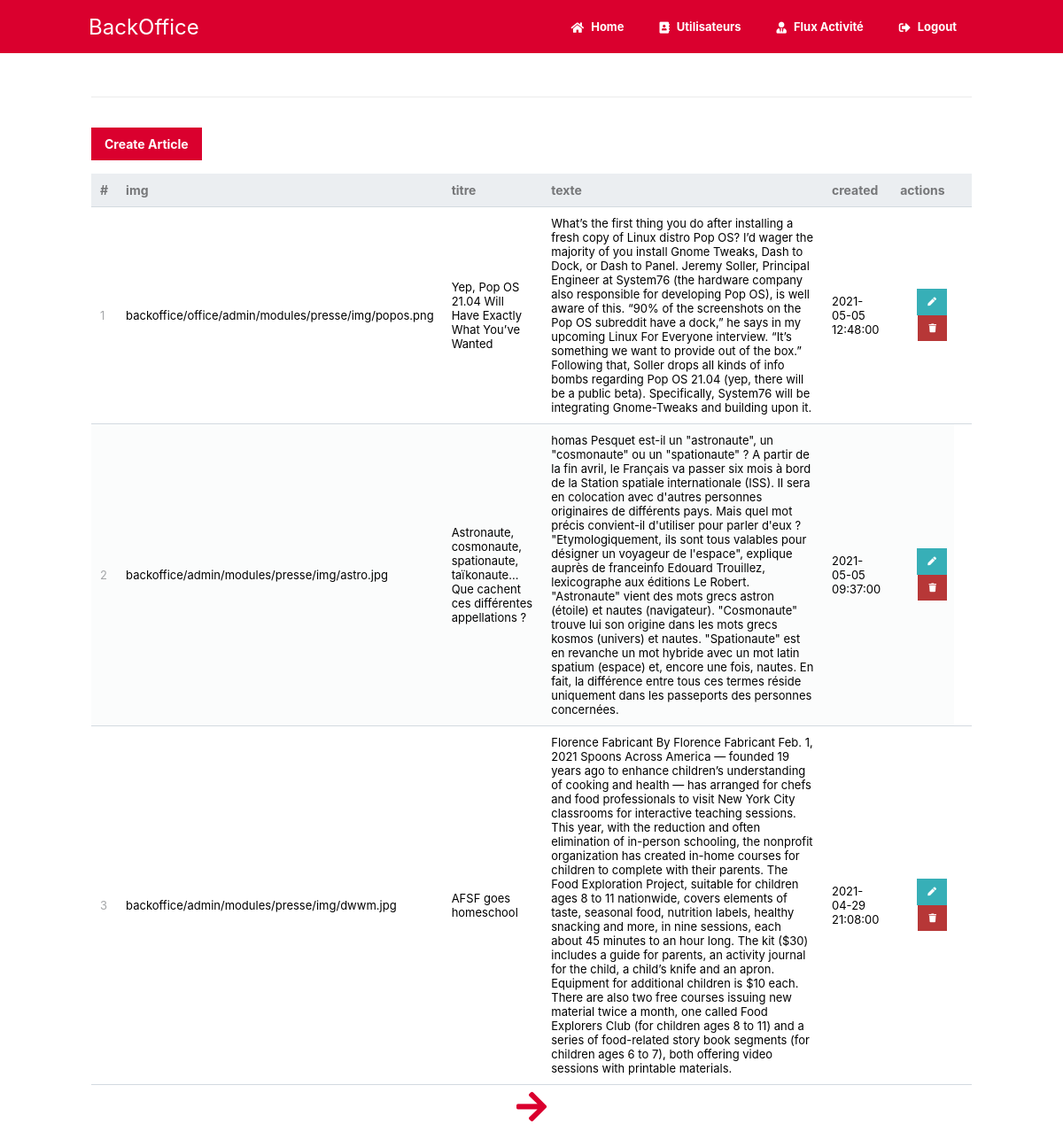
The page /backoffice/admin/modules/presse/php/show.php on the database as committed earlier.
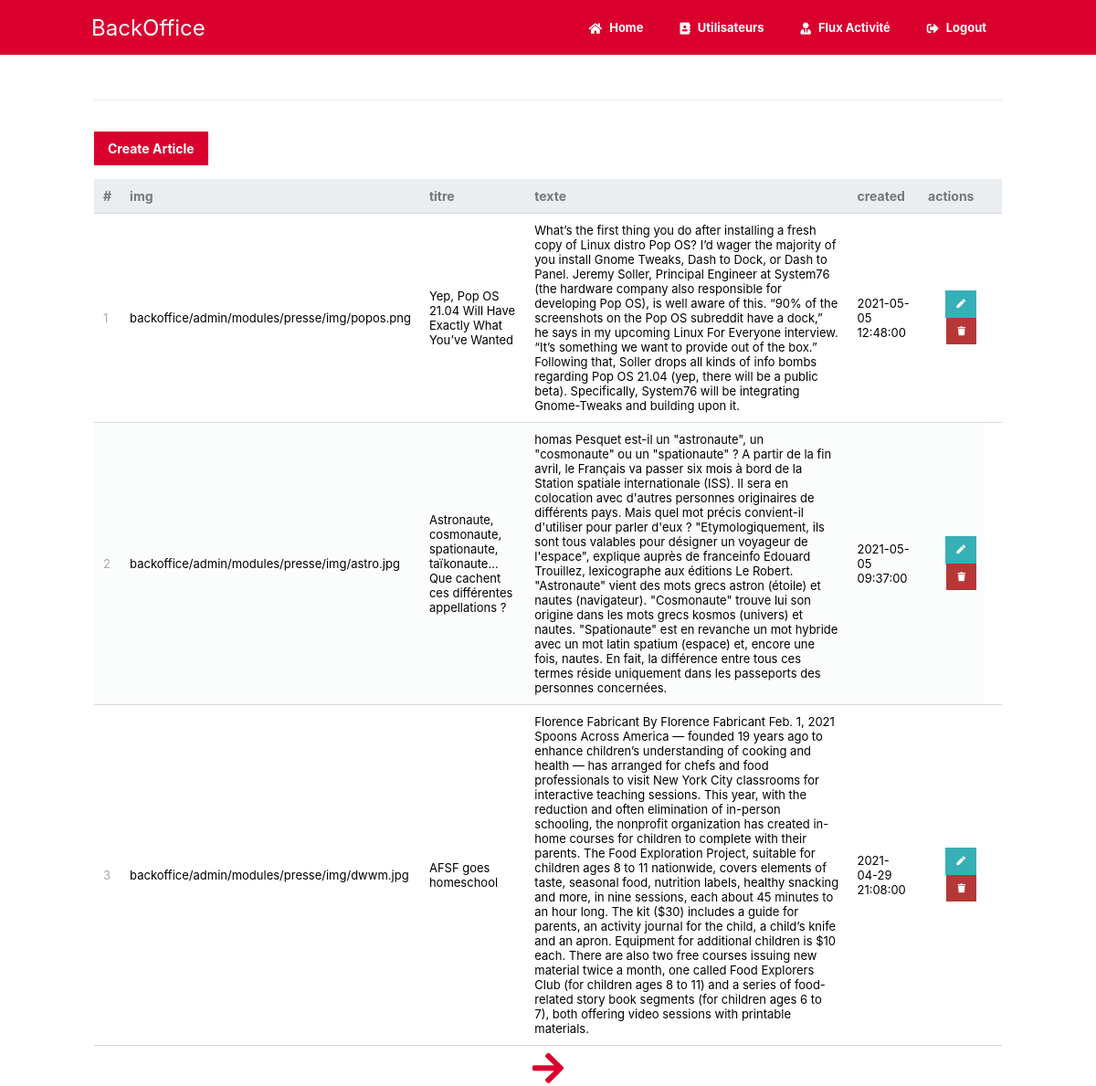
The same page on the database as committed later.
### tables this page shows
CREATE TABLE `modulepresse` (
  `id` int(11) NOT NULL,
  `title` text NOT NULL,
  `texte` text NOT NULL,
  `created` datetime NOT NULL,
  `img` varchar(255) NOT NULL
);

### backoffice/admin/modules/presse/php/show.php (the view, shortened to what this page needs)
<?php
include '../../connect.php';
$pdo = pdo_connect_mysql();
$page = isset($_GET['page']) && is_numeric($_GET['page']) ? (int)$_GET['page'] : 1;
$records_per_page = 3;
$stmt = $pdo->prepare('SELECT * FROM modulepresse ORDER BY id LIMIT :current_page, :record_per_page');
$stmt->bindValue(':current_page', ($page - 1) * $records_per_page, PDO::PARAM_INT);
$stmt->bindValue(':record_per_page', $records_per_page, PDO::PARAM_INT);
$stmt->execute();
$articles = $stmt->fetchAll(PDO::FETCH_ASSOC);
$num_articles = $pdo->query('SELECT COUNT(*) FROM modulepresse')->fetchColumn();
?>
<?= module_header('Presse') ?>
<div class="content read">
    <h2>Article</h2>
    <a href="create.php" class="create-contact">Create Article</a>
    <table>
        <thead>
            <tr>
                <td>#</td>
                <td>img</td>
                <td>titre</td>
                <td>texte</td>
                <td>created</td>
                <td>actions</td>
                <td></td>
            </tr>
        </thead>
        <tbody>
            <?php foreach ($articles as $articles) : ?>
                <tr>
                    <td><?= $articles['id'] ?></td>
                    <td><?= $articles['img'] ?></td>
                    <td><?= $articles['title'] ?></td>
                    <td><?= $articles['texte'] ?></td>
                    <td><?= $articles['created'] ?></td>
                    <td class="actions">
                        <a href="update.php?id=<?= $articles['id'] ?>" class="edit"><i class="fas fa-pen fa-xs"></i></a>
                        <a href="delete.php?id=<?= $articles['id'] ?>" class="trash"><i class="fas fa-trash fa-xs"></i></a>
                    </td>
                </tr>
            <?php endforeach; ?>
        </tbody>
    </table>
</div>
<div class="pagination" style="font-size: 15px;">
    <?php if ($page * $records_per_page < $num_articles) : ?>
        <span style="font-size: 15px; color: Tomato;"> <a href="show.php?page=<?= $page + 1 ?>"><i class="fas fa-arrow-right fa-3x"></i></a></span>
    <?php endif; ?>
</div>
<?= module_footer() ?>

### backoffice/admin/modules/connect.php (shortened to what this page needs)
<?php
function module_header($title)
{
	echo <<<EOT
<!DOCTYPE html>
<html>
<head>
		<meta charset="utf-8">
		<title>$title</title>
		<link href="../../../css/style.css" rel="stylesheet" type="text/css">
		<link rel="stylesheet" type="text/css" href="//fonts.googleapis.com/css?family=Arimo" />
		<link rel="stylesheet" href="https://use.fontawesome.com/releases/v5.7.1/css/all.css">
	</head>
	<body>
	<nav class="navtop">
	<div>
		<h1>BackOffice </h1>
		<a href="../../home.php"><i class="fas fa-home"></i>Home</a>
		<a href="../../../../admin/modules/users/php/show.php"><i class="fas fa-address-book"></i>Utilisateurs</a>
		<a href="../../../../admin/modules/presse/php/show.php"><i class="fas fa-user-tie"></i>Flux Activité</a>
		<a href="../../deconnect.php"><i class="fas fa-sign-out-alt"></i>Logout</a>
	</div>
</nav>
EOT;
}
function module_footer()
{
	echo <<<EOT
    </body>
</html>
EOT;
}
?>

### backoffice/admin/css/style.css (style rules this page uses)
* { box-sizing: border-box; font-family: -apple-system, BlinkMacSystemFont, "segoe ui", roboto, oxygen, ubuntu, cantarell, "fira sans", "droid sans", "helvetica neue", Arial, sans-serif; font-size: 13px; -webkit-font-smoothing: antialiased; -moz-osx-font-smoothing: grayscale; }
body { background-color: #ffffff; margin: 0; }
h2 { color: rgb(0, 55, 100); }
.pagination i { color: #da002e; }
.navtop { background-color: #da002e; height: 60px; width: 100%; border: 0; }
.navtop div { display: flex; margin: 0 auto; width: 1000px; height: 100%; }
.navtop div h1, .navtop div a { display: inline-flex; align-items: center; }
.navtop div h1 { flex: 1; font-size: 24px; padding: 0; margin: 0; color: #ffffff; font-weight: normal; }
.navtop div a { padding: 0 20px; text-decoration: none; color: #ffffff; font-weight: bold; }
.navtop div a i { padding: 2px 8px 0 0; }
.pagination { text-align:center; }
.content { width: 1000px; margin: 0 auto; padding: 5px 3px; }
.content h2 { font-size: 22px; border-bottom: 1px solid #ebebeb; color: #ffffff; }
.read .create-contact { display: inline-block; text-decoration: none; background-color: #da002e; font-weight: bold; font-size: 14px; color: #FFFFFF; padding: 10px 15px; margin: 15px 0; }
.read table { width: 100%; padding-top: 30px; border-collapse: collapse; }
.read table thead { background-color: #ebeef1; border-bottom: 1px solid #d3dae0; }
.read table thead td { padding: 10px; font-weight: bold; color: #767779; font-size: 14px; }
.read table tbody tr { border-bottom: 1px solid #d3dae0; }
.read table tbody tr:nth-child(even) { background-color: #fbfcfc; }
.read table tbody tr td { padding: 10px; }
.read table tbody tr td:nth-child(1) { color: #a5a7a9; }
.read table tbody tr td.actions { padding: 8px; text-align: right; }
.read table tbody tr td.actions .edit, .read table tbody tr td.actions .trash { display: inline-flex; text-align: right; text-decoration: none; color: #FFFFFF; padding: 10px 12px; }
.read table tbody tr td.actions .trash { background-color: #b73737; }
.read table tbody tr td.actions .edit { background-color: #37afb7; }

Rows that differ between the two databases and show on the page:
changed modulepresse "Yep, Pop OS 21.04 Will Have Exactly What You’ve Wanted": img "backoffice/office/admin/modules/presse/img/popos.png" → "backoffice/admin/modules/presse/img/popos.png"
